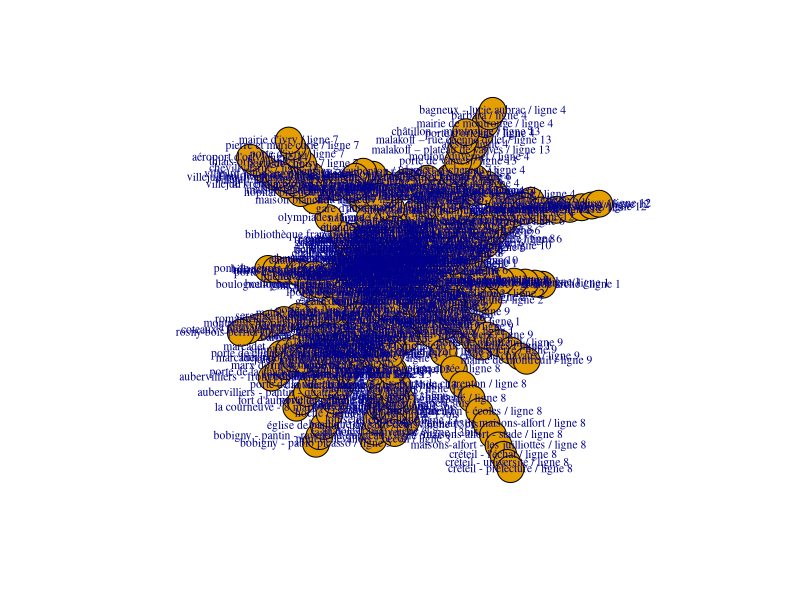

R code for this plot:
#dans ce code nous rentrons dans le coeur de notre réponse à la problématique: proposer des trajets 
#optimisés selon les attentes des utilisateurs 
######################################################################################################
#on récupère les lignes de métro parisiennes dans l'ordre des sations d'après l'ordre de la RATP######
ligne1 <- c("La Défense - Grande Arche", "Esplanade de la Défense", "Pont de Neuilly", "Les Sablons",
            "Porte Maillot", "Argentine", "Charles de Gaulle - Étoile", "George V",
            "Franklin D. Roosevelt", "Champs-Élysées - Clemenceau", "Concorde", "Tuileries",
            "Palais Royal - Musée du Louvre", "Louvre - Rivoli", "Châtelet", "Hôtel de Ville",
            "Saint-Paul", "Bastille", "Gare de Lyon", "Reuilly - Diderot", "Nation",
            "Porte de Vincennes", "Saint-Mandé", "Bérault", "Château de Vincennes")


ligne2 <- c("Porte Dauphine", "Victor Hugo", "Charles de Gaulle - Étoile", "Ternes", "Courcelles", 
            "Monceau", "Villiers", "Rome", "Place de Clichy", "Blanche", "Pigalle", "Anvers", 
            "Barbès - Rochechouart", "La Chapelle", "Stalingrad", "Jaurès", "Colonel Fabien", "Belleville", 
            "Couronnes", "Ménilmontant", "Père Lachaise","Philippe Auguste", 
            "Alexandre Dumas", "Avron", "Nation")


ligne3 <- c("Pont de Levallois - Bécon", "Anatole France", "Louise Michel", "Porte de Champerret", 
            "Pereire", "Wagram", "Malesherbes", "Villiers", "Europe", "Saint-Lazare", "Havre - Caumartin", 
            "Opéra", "Quatre Septembre", "Bourse", "Sentier", "Réaumur - Sébastopol", "Arts et Métiers", 
            "Temple", "République", "Parmentier", "Rue Saint-Maur", "Père Lachaise", "Gambetta", 
            "Porte de Bagnolet", "Gallieni")


ligne4 <- c("Porte de Clignancourt", "Simplon", "Marcadet - Poissonniers", "Château Rouge", 
            "Barbès - Rochechouart", "Gare du Nord", "Gare de l'Est", 
            "Château d'Eau", "Strasbourg - Saint-Denis", "Réaumur - Sébastopol", 
            "Étienne Marcel", "Les Halles", "Châtelet", "Cité", "Saint-Michel", "Odéon", 
            "Saint-Germain-des-Prés", "Saint-Sulpice", "Saint-Placide", "Montparnasse - Bienvenüe", 
            "Vavin", "Raspail", "Denfert-Rochereau", "Mouton-Duvernet", "Alésia", "Porte d'Orléans", 
            "Mairie de Montrouge", "Barbara", "Bagneux - Lucie Aubrac")


ligne5 <- c("Bobigny - Pablo Picasso", "Bobigny - Pantin - Raymond Queneau", 
            "Église de Pantin", "Hoche", "Porte de Pantin", "Ourcq", "Laumière", 
            "Jaurès", "Stalingrad", "Gare du Nord", "Gare de l'Est", "Jacques Bonsergent", 
            "République", "Oberkampf", "Richard-Lenoir", "Bréguet - Sabin", "Bastille", 
            "Quai de la Rapée", "Gare d'Austerlitz", "Saint-Marcel", "Campo-Formio", "Place d'Italie")


ligne6 <- c("Charles de Gaulle - Étoile", "Kléber", "Boissière", "Trocadéro", "Passy", "Bir-Hakeim", 
            "Dupleix", "La Motte-Picquet - Grenelle", "Cambronne", "Sèvres - Lecourbe", "Pasteur", 
            "Montparnasse - Bienvenüe", "Edgar Quinet", "Raspail", "Denfert-Rochereau", "Saint-Jacques", 
            "Glacière", "Corvisart", "Place d'Italie", "Nationale", "Chevaleret", "Quai de la Gare", "Bercy", 
            "Dugommier", "Daumesnil", "Bel-Air", "Picpus", "Nation")


ligne7 <- c("La Courneuve - 8 Mai 1945", "Fort d'Aubervilliers", "Aubervilliers - Pantin - Quatre Chemins", 
            "Porte de la Villette", "Corentin Cariou", "Crimée", "Riquet", "Stalingrad", "Louis Blanc", 
            "Château-Landon", "Gare de l'Est", "Poissonnière", "Cadet", "Le Peletier", 
            "Chaussée d'Antin - La Fayette", "Opéra", "Pyramides", "Palais Royal - Musée du Louvre", 
            "Pont Neuf", "Châtelet", "Pont Marie", "Sully - Morland", "Jussieu", "Place Monge", 
            "Censier - Daubenton", "Les Gobelins", "Place d'Italie", "Tolbiac", "Maison Blanche", 
            "Porte d'Italie", "Porte de Choisy", "Porte d'Ivry", "Pierre et Marie Curie", "Mairie d'Ivry")
#la ligne 7 ayant deux branches on crée la ligne 7ter pour définir le deuxième ambranchement
ligne7Ter <- c("Maison Blanche", "Le Kremlin Bicêtre", "Villejuif Léo- Lagrange", 
               "Villejuif Paul Vaillant-Couturier", "Villejuif Louis Aragon")


ligne8 <- c("Balard", "Lourmel", "Boucicaut", "Félix Faure", "Commerce", "La Motte-Picquet - Grenelle", 
            "École Militaire", "La Tour-Maubourg", "Invalides", "Concorde", "Madeleine", "Opéra", 
            "Richelieu - Drouot", "Grands Boulevards", "Bonne Nouvelle", "Strasbourg - Saint-Denis", 
            "République", "Filles du Calvaire", "Saint-Sébastien - Froissart", "Chemin Vert", "Bastille", 
            "Ledru-Rollin", "Faidherbe - Chaligny", "Reuilly - Diderot", "Montgallet", "Daumesnil", 
            "Michel Bizot", "Porte Dorée", "Porte de Charenton", "Liberté", "Charenton - Écoles", 
            "École Vétérinaire de Maisons-Alfort", "Maisons-Alfort - Stade", "Maisons-Alfort - Les Juilliottes", 
            "Créteil - L'Échat", "Créteil - Université", "Créteil - Préfecture")


ligne9 <- c("Pont de Sèvres", "Billancourt", "Marcel Sembat", "Porte de Saint-Cloud", "Exelmans", 
            "Michel-Ange - Molitor", "Michel-Ange - Auteuil", "Jasmin", "Ranelagh", "La Muette", 
            "Rue de la Pompe", "Trocadéro", "Iéna", "Alma - Marceau", "Franklin D. Roosevelt", 
            "Saint-Philippe du Roule", "Miromesnil", "Saint-Augustin", "Havre - Caumartin", 
            "Chaussée d'Antin - La Fayette", "Richelieu - Drouot", "Grands Boulevards", "Bonne Nouvelle", 
            "Strasbourg - Saint-Denis", "République", "Oberkampf", "Saint-Ambroise", "Voltaire", "Charonne", 
            "Rue des Boulets", "Nation", "Buzenval", "Maraîchers", "Porte de Montreuil", "Robespierre", 
            "Croix de Chavaux", "Mairie de Montreuil")


ligne10 <- c("Boulogne - Pont de Saint-Cloud", "Boulogne - Jean Jaurès", "Michel-Ange - Molitor", 
             "Michel-Ange - Auteuil", "Chardon-Lagache", "Église d'Auteuil", "Mirabeau", "Javel - André Citroën", 
             "Charles Michels", "Avenue Émile Zola", "La Motte-Picquet - Grenelle", "Ségur", "Duroc", "Vaneau", 
             "Sèvres - Babylone", "Mabillon", "Odéon", "Cluny - La Sorbonne", "Maubert - Mutualité", "Cardinal Lemoine", 
             "Jussieu", "Gare d'Austerlitz")


ligne11 <- c("Châtelet", "Hôtel de Ville", "Rambuteau", "Arts et Métiers", "République", "Goncourt", "Belleville", 
             "Pyrénées", "Jourdain", "Place des Fêtes", "Télégraphe", "Porte des Lilas", "Mairie des Lilas", 
             "Serge Gainsbourg", "Romainville - Carnot", "Montreuil - Hôpital", "La Dhuys", "Coteaux - Beauclair", 
             "Rosny-Bois-Perrier")


ligne12 <- c("Aubervilliers - Front Populaire", "Porte de la Chapelle", "Marx Dormoy", "Marcadet - Poissonniers", 
             "Jules Joffrin", "Lamarck - Caulaincourt", "Abbesses", "Pigalle", "Saint-Georges", "Notre-Dame-de-Lorette", 
             "Trinité - d'Estienne d'Orves", "Saint-Lazare", "Madeleine", "Concorde", "Assemblée Nationale", "Solférino", 
             "Rue du Bac", "Sèvres - Babylone", "Rennes", "Notre-Dame-des-Champs", "Montparnasse - Bienvenüe", "Falguière", 
             "Pasteur", "Volontaires", "Vaugirard", "Convention", "Porte de Versailles", "Corentin Celton", "Mairie d'Issy")


ligne13 <- c(
    "Les Courtilles", "Les Agnettes", "Gabriel Péri","Mairie de Clichy","Porte de Clichy", "Brochant",
    "La Fourche", "Place de Clichy", "Liège", "Europe", "Saint-Lazare",
    "Miromesnil", "Champs-Élysées – Clemenceau", "Invalides", "Varenne",
    "Saint-François-Xavier", "Duroc", "Montparnasse – Bienvenüe",
    "Gaîté", "Pernety", "Plaisance", "Porte de Vanves",
    "Malakoff – Plateau de Vanves", "Malakoff – Rue Étienne Dolet", "Châtillon – Montrouge"
  )
  
ligne13Bis <- c( 
    "La Fourche", "Guy Môquet", "Porte de Saint-Ouen", "Garibaldi", 
    "Mairie de Saint-Ouen", "Carrefour Pleyel",
    "Basilique de Saint-Denis", "Saint-Denis – Université"
  )




ligne14 <- c(
  "Saint-Denis – Pleyel", "Mairie de Saint-Ouen","Saint-Ouen", "Porte de Clichy", "Pont Cardinet", "Saint-Lazare", "Madeleine",
  "Pyramides", "Châtelet", "Gare de Lyon", "Bercy", "Cour Saint-Émilion", "Bibliothèque François Mitterrand",
  "Olympiades", "Maison Blanche", " Hôpital Bicêtre", "Villejuif – Gustave Roussy", "L'Haÿ-les-Roses", 
  "Chevilly-Larue", "Thiais-Orly", "Aéroport d'Orly"
)


ligne3B <- c("Porte des Lilas", "Saint-Fargeau", "Pelleport", "Gambetta" )


ligne7B <- c( "Louis Blanc","Jaurès", "Bolivar", "Buttes Chaumont","Botzaris","Place des Fêtes",
              "Pré Saint-Gervais", "Danube")

# --- Chargement des bibliothèques ---
library(dplyr)
library(igraph)
library(readr)



# --- Création de l’objet reseau_lignes ---
reseau_lignes <- list(
  "ligne 1" = ligne1,
  "ligne 2" = ligne2,
  "ligne 3" = ligne3,
  "ligne 4" = ligne4,
  "ligne 5" = ligne5,
  "ligne 6" = ligne6,
  "ligne 7" = ligne7,
  "ligne 8" = ligne8,
  "ligne 9" = ligne9,
  "ligne 10" = ligne10,
  "ligne 11" = ligne11,
  "ligne 12" = ligne12,
  "ligne 13" = ligne13,
  "ligne 13Bis"= ligne13Bis, 
  "ligne 14" = ligne14,
  "ligne 3B" = ligne3B,
  "ligne 7B" = ligne7B,
  "ligne 7Ter"= ligne7Ter
)

# --- Générer les stations enrichies ---
generate_station_ligne <- function(stations, ligne) {
  paste0(stations, " / ", ligne)
}

reseau_nom_ligne <- lapply(names(reseau_lignes), function(nom) generate_station_ligne(reseau_lignes[[nom]], nom))
names(reseau_nom_ligne) <- names(reseau_lignes)

# --- Génération des connexions ---
connexions <- data.frame(station1 = character(), station2 = character(), stringsAsFactors = FALSE)

for (ligne in names(reseau_nom_ligne)) {
  stations <- reseau_nom_ligne[[ligne]]
  for (i in 1:(length(stations) - 1)) {
    connexions <- rbind(connexions, data.frame(station1 = stations[i], station2 = stations[i + 1]))
    connexions <- rbind(connexions, data.frame(station1 = stations[i + 1], station2 = stations[i]))
  }
}

# --- Ajouter les correspondances intra-station ---
station_to_lignes <- list()
for (ligne in names(reseau_lignes)) {
  for (station in reseau_lignes[[ligne]]) {
    station_clean <- trimws(tolower(station))
    station_to_lignes[[station_clean]] <- unique(c(station_to_lignes[[station_clean]], ligne))
  }
}

for (station in names(station_to_lignes)) {
  lignes <- station_to_lignes[[station]]
  if (length(lignes) > 1) {
    combos <- combn(lignes, 2)
    for (j in 1:ncol(combos)) {
      a <- paste0(station, " / ", combos[1, j])
      b <- paste0(station, " / ", combos[2, j])
      connexions <- rbind(connexions, data.frame(station1 = a, station2 = b))
      connexions <- rbind(connexions, data.frame(station1 = b, station2 = a))
    }
  }
}

# --- Lecture et traitement du fichier pollution ---
pollution <- read_delim("nouvellestatnumV2.csv", delim = ";", show_col_types = FALSE)
pollution$station <- tolower(trimws(paste0(
  pollution$`Nom de la Station`, " / ligne ", gsub("Métro ", "", pollution$`Nom de la ligne`)
)))
names(pollution)[names(pollution) == "Niveau de pollution"] <- "pollution"

# --- Jointure pollution + pondération ---
connexions$station1 <- tolower(trimws(connexions$station1))
connexions$station2 <- tolower(trimws(connexions$station2))

connexions <- connexions %>%
  left_join(pollution[, c("station", "pollution")], by = c("station1" = "station")) %>%
  rename(poll1 = pollution) %>%
  left_join(pollution[, c("station", "pollution")], by = c("station2" = "station")) %>%
  rename(poll2 = pollution) %>%
  mutate(
    poll1 = as.numeric(poll1),
    poll2 = as.numeric(poll2),
    poll1 = ifelse(is.na(poll1), 0, poll1),
    poll2 = ifelse(is.na(poll2), 0, poll2),
    weight = poll1 + poll2
  )

# --- Création du graphe ---
g <- graph_from_data_frame(connexions, directed = FALSE)
E(g)$weight <- connexions$weight
plot(g, vertex.label.cex = 0.7, edge.arrow.size = 0.2)

###--- Fonction de recherche, on cherche le chemin qui a le plus petit niveau de pollution, cependant
##### on veut aller le plus vite possible, même si il y a plus de pollution---

chemin_ideal_pollution <- function(station_depart, station_arrivee) {
  s_dep <- tolower(trimws(station_depart))
  s_arr <- tolower(trimws(station_arrivee))
  
  dep_possibles <- V(g)$name[grepl(s_dep, V(g)$name)]
  arr_possibles <- V(g)$name[grepl(s_arr, V(g)$name)]
  
  if (length(dep_possibles) == 0) return(paste("Station de départ inconnue:", station_depart))
  if (length(arr_possibles) == 0) return(paste("Station d'arrivée inconnue:", station_arrivee))
  
  meilleur <- NULL
  
#utilisation de l'algorithme de Dijkstra pour trouver le chemin le plus court 
  
  for (d in dep_possibles) {
    for (a in arr_possibles) {
      path <- suppressWarnings(shortest_paths(g, from = d, to = a, weights = E(g)$weight)$vpath[[1]])
      if (length(path) == 0) next
      
      stations_visitees <- unique(names(path))
      polls <- pollution %>%
        filter(station %in% stations_visitees) %>%
        summarise(score = sum(as.numeric(pollution), na.rm = TRUE)) %>%
        pull(score)
      
      if (is.null(meilleur) || polls < meilleur$pollution_totale) {
        meilleur <- list(
          chemin = stations_visitees,
          pollution_totale = polls,
          nb_arrets = length(path) - 1,
          depart = d,
          arrivee = a
        )
      }
    }
  }
  
  
  if (is.null(meilleur)) {
    return("Aucun chemin valide trouvé entre ces deux stations.")
  }
  
  return(meilleur)
}

##### dans cette fonction là on regarde si le trajet au complet ne dépasse pas le seuil de pollution
chemin_respectant_seuil_pollution <- function(station_depart, station_arrivee, seuil_max) {
  s_dep <- tolower(trimws(station_depart))
  s_arr <- tolower(trimws(station_arrivee))
  
  dep_possibles <- V(g)$name[grepl(s_dep, V(g)$name)]
  arr_possibles <- V(g)$name[grepl(s_arr, V(g)$name)]
# gestion des erreurs de  saisies 
  if (length(dep_possibles) == 0) return(paste("Station de départ inconnue:", station_depart))
  if (length(arr_possibles) == 0) return(paste("Station d'arrivée inconnue:", station_arrivee))
  
  chemins_valides <- list()
  
  for (d in dep_possibles) {
    for (a in arr_possibles) {
      path <- suppressWarnings(shortest_paths(g, from = d, to = a, weights = E(g)$weight)$vpath[[1]])
      if (length(path) == 0) next
      
      stations_visitees <- names(path)
      
      # Calculer la pollution totale du trajet
      pollution_totale <- pollution %>%
        filter(station %in% tolower(stations_visitees)) %>%
        summarise(score = sum(as.numeric(pollution), na.rm = TRUE)) %>%
        pull(score)
      
      # Vérifier si la pollution totale est inférieure au seuil
      if (pollution_totale <= seuil_max) {
        chemins_valides <- append(chemins_valides, list(list(
          chemin = stations_visitees,
          pollution_totale = pollution_totale,
          nb_arrets = length(path) - 1,
          depart = d,
          arrivee = a
        )))
      }
    }
  }
  
  if (length(chemins_valides) == 0) {
    return(paste("Aucun chemin trouvé entre", station_depart, "et", station_arrivee, 
                 "respectant le seuil de pollution maximal de", seuil_max))
  }
  
  # Trouver le chemin avec la pollution minimale parmi les chemins valides
  meilleur_chemin <- chemins_valides[[1]]
  for (i in 2:length(chemins_valides)) {
    if (chemins_valides[[i]]$pollution_totale < meilleur_chemin$pollution_totale) {
      meilleur_chemin <- chemins_valides[[i]]
    }
  }
  
  return(meilleur_chemin)
}

##### dans cette focntion on regarde si le trajet ne dépasse pas un certain seuil de pollution par 
##### station 

chemin_respectant_seuil_pollution_par_station <- function(station_depart, station_arrivee, seuil_max) {
  s_dep <- tolower(trimws(station_depart))
  s_arr <- tolower(trimws(station_arrivee))
  
  # Trouver les stations possibles de départ et d'arrivée
  dep_possibles <- V(g)$name[grepl(s_dep, V(g)$name)]
  arr_possibles <- V(g)$name[grepl(s_arr, V(g)$name)]
  
  if (length(dep_possibles) == 0) return(paste("Station de départ inconnue:", station_depart))
  if (length(arr_possibles) == 0) return(paste("Station d'arrivée inconnue:", station_arrivee))
  
  # Obtenir les niveaux de pollution pour toutes les stations
  niveaux_pollution <- pollution %>%
    select(station, pollution) %>%
    mutate(pollution = as.numeric(pollution))
  
  # Créer une copie du graphe original
  g_modifie <- g
  
  # Pour chaque station qui dépasse le seuil, marquer ses arêtes avec un poids infini
  stations_depassant_seuil <- niveaux_pollution %>%
    filter(pollution > seuil_max) %>%
    pull(station)
  
  if (length(stations_depassant_seuil) > 0) {
    for (station in stations_depassant_seuil) {
      if (station %in% V(g_modifie)$name) {
        # Obtenir toutes les arêtes connectées à cette station
        aretes_station <- incident_edges(g_modifie, station)[[1]]
        # Attribuer un poids infini à ces arêtes
        E(g_modifie)[aretes_station]$weight <- Inf
      }
    }
  }
  
  # Chercher le meilleur chemin
  meilleur <- NULL
  
  for (d in dep_possibles) {
    # Vérifier si la station de départ respecte le seuil
    dep_poll <- niveaux_pollution %>% 
      filter(station == d) %>% 
      pull(pollution)
    
    if (length(dep_poll) > 0 && !is.na(dep_poll) && dep_poll > seuil_max) {
      next  # Passer à la station suivante si celle-ci dépasse le seuil
    }
    
    for (a in arr_possibles) {
      # Vérifier si la station d'arrivée respecte le seuil
      arr_poll <- niveaux_pollution %>% 
        filter(station == a) %>% 
        pull(pollution)
      
      if (length(arr_poll) > 0 && !is.na(arr_poll) && arr_poll > seuil_max) {
        next  # Passer à la station suivante si celle-ci dépasse le seuil
      }
      
      # Calculer le plus court chemin avec les poids modifiés
      tryCatch({
        path_result <- shortest_paths(g_modifie, from = d, to = a, weights = E(g_modifie)$weight, output = "vpath")
        path <- path_result$vpath[[1]]
        
        # Si le chemin est vide, passer à la prochaine combinaison
        if (length(path) == 0) next
        
        # Vérifier si le chemin contient des arêtes de poids infini
        path_edges <- get.edge.ids(g_modifie, c(t(as_edgelist(induced_subgraph(g_modifie, path)))))
        if (any(is.infinite(E(g_modifie)[path_edges]$weight))) next
        
        stations_visitees <- names(path)
        polls <- niveaux_pollution %>%
          filter(station %in% tolower(stations_visitees)) %>%
          summarise(score = sum(pollution, na.rm = TRUE)) %>%
          pull(score)
        
        if (is.null(meilleur) || polls < meilleur$pollution_totale) {
          meilleur <- list(
            chemin = stations_visitees,
            pollution_totale = polls,
            nb_arrets = length(path) - 1,
            depart = d,
            arrivee = a
          )
        }
      }, error = function(e) {
        # Gérer les erreurs potentielles (par exemple, pas de chemin disponible)
        NULL
      })
    }
  }
  
  if (is.null(meilleur)) {
    return(paste("Aucun chemin trouvé entre", station_depart, "et", station_arrivee, 
                 "où toutes les stations respectent le seuil de pollution de", seuil_max))
  }
  
  return(meilleur)
}

### fonction pour obtenir le niveau de pollution total sur une ligne de métro 
#############################################################################

# Normaliser les noms des lignes (colonne "Nom de la ligne")
pollution$`Nom de la ligne` <- tolower(trimws(pollution$`Nom de la ligne`))

library(dplyr)
library(stringr)

pollution_totale_par_ligne <- function(ligne) {
  ligne <- tolower(trimws(ligne))
  
  # Cas particuliers métro 13 (13 + 13bis) et métro 7 (7 + 7b + 7ter)
  if (ligne %in% c("métro 13", "metro 13", "ligne 13")) {
    lignes_cibles <- c("métro 13", "métro 13bis")
  } else if (ligne %in% c("métro 7", "metro 7", "ligne 7")) {
    # inclure 7 et 7ter pour l'ensemble de la ligne 7, retrouver la logique initiale des lignes RATP
    lignes_cibles <- c("métro 7", "métro 7ter")
  } else {
    # Sinon on filtre uniquement par la ligne donnée
    lignes_cibles <- ligne
  }
  
  # Filtrer lignes exactes présentes dans le dataframe
  subset_lignes <- pollution %>%
    filter(`Nom de la ligne` %in% lignes_cibles)
  
  total_pollution <- sum(as.numeric(subset_lignes$pollution), na.rm = TRUE)
  
  return(total_pollution)
}



# Exemples d'utilisation
chemin_ideal_pollution("Barbès - Rochechouart", "Gare de Lyon")
chemin_ideal_pollution("invalides", "tuileries")
chemin_respectant_seuil_pollution("laumière", "concorde",30)
chemin_respectant_seuil_pollution_par_station("Concorde", "Gare de Lyon",2)
pollution_totale_par_ligne("métro 8")






